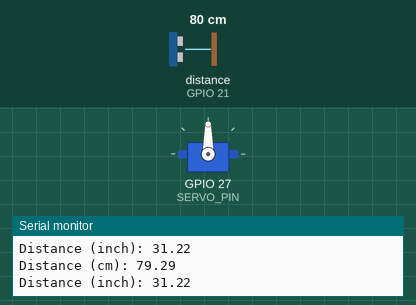
The sketch below on a simulated ESP32. On the bench: servo, the last lines printed to the serial monitor. Wiring (inferred from the names in the program): ultrasonic range finder: trigger GPIO 19; echo GPIO 21. The test bench sets the inputs (shaded band); at power-on: distance to the obstacle (sensor on GPIO 21) 80 cm. The echo pulse lasts 58.3 µs per cm.

Above: at 1.8 s.
1.9 s: distance to the obstacle (sensor on GPIO 21) set to 12 cm
3.4 s: distance to the obstacle (sensor on GPIO 21) set to 9 cm
At 4.4 s:
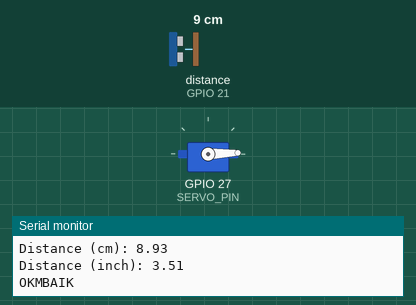
6.5 s: distance to the obstacle (sensor on GPIO 21) set to 18 cm
At 8.7 s:
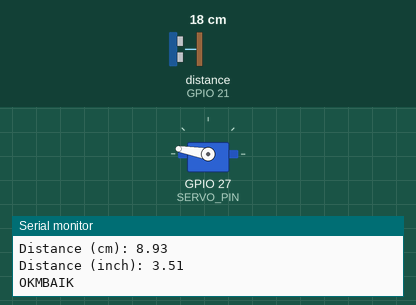
Timing chart, 0 to 11.6 s (numbered marks = the images above; inputs shaded):
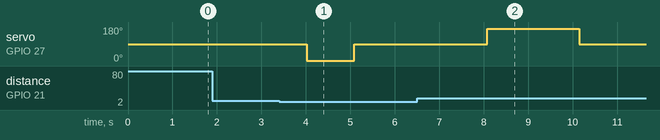

The sketch:

arungskom.ino
```cpp
const int trigPin = 19;
const int echoPin = 21;
#include <Servo.h>

#define SERVO_PIN 27 // ESP32 pin GIOP26 connected to servo motor

Servo servoMotor;

//define sound speed in cm/uS
#define SOUND_SPEED 0.034
#define CM_TO_INCH 0.393701

long duration;
float distanceCm;
float distanceInch;

void setup() {
  Serial.begin(115200); // Starts the serial communication
  pinMode(trigPin, OUTPUT); // Sets the trigPin as an Output
  pinMode(echoPin, INPUT); // Sets the echoPin as an Input
    servoMotor.attach(SERVO_PIN);  // attaches the servo on ESP32 pin
}

void loop() {
   servoMotor.write(90);
  // Clears the trigPin
  digitalWrite(trigPin, LOW);
  delayMicroseconds(2);
  // Sets the trigPin on HIGH state for 10 micro seconds
  digitalWrite(trigPin, HIGH);
  delayMicroseconds(10);
  digitalWrite(trigPin, LOW);

  // Reads the echoPin, returns the sound wave travel time in microseconds
  duration = pulseIn(echoPin, HIGH);

  // Calculate the distance
  distanceCm = duration * SOUND_SPEED/2;

  // Convert to inches
  distanceInch = distanceCm * CM_TO_INCH;

  // Prints the distance in the Serial Monitor
  Serial.print("Distance (cm): ");
  Serial.println(distanceCm);
  Serial.print("Distance (inch): ");
  Serial.println(distanceInch);

if(distanceCm<10.00){
   digitalWrite(trigPin, LOW);
  delayMicroseconds(2);
  // Sets the trigPin on HIGH state for 10 micro seconds
  digitalWrite(trigPin, HIGH);
  delayMicroseconds(10);
  digitalWrite(trigPin, LOW);

  // Reads the echoPin, returns the sound wave travel time in microseconds
  duration = pulseIn(echoPin, HIGH);

  // Calculate the distance
  distanceCm = duration * SOUND_SPEED/2;

  // Convert to inches
  distanceInch = distanceCm * CM_TO_INCH;

  // Prints the distance in the Serial Monitor
  Serial.print("Distance (cm): ");
  Serial.println(distanceCm);
  Serial.print("Distance (inch): ");
  Serial.println(distanceInch);
   Serial.print("OKMBAIK");
   for (int pos = 0; pos <= 70; pos += 1) {
    // in steps of 1 degree
    servoMotor.write(2);
    delay(15); // waits 15ms to reach the position
  }
servoMotor.write(90); delay(3000);
  // rotates from 180 degrees to 0 degrees
  for (int pos = 70; pos >= 0; pos -= 1) {
    servoMotor.write(170);
    delay(15); // waits 15ms to reach the position
  }
}

  delay(1000);
}
```

Measured:
- the behaviour switches between 11 and 10 cm on distance to the obstacle (sensor on GPIO 21) (found by bisection; images 0 and 1)
- after the input at 3.4 s, servo on GPIO 27 (SERVO_PIN): 90° → 2° after 0.62 s, → 90° 1.1 s later
